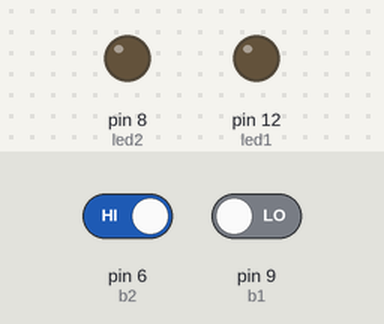
The sketch below on a simulated Arduino Uno, built with avr-gcc and run on an emulated ATmega328P. Shown: output pins drawn as LEDs (lit = HIGH). Inputs (shaded band) come from the test bench; at power-on: pin 6 (b2) HIGH, pin 9 (b1) LOW.

Above: at 1.2 s.
1.3 s: pin 6 (b2) driven LOW
At 2.2 s:
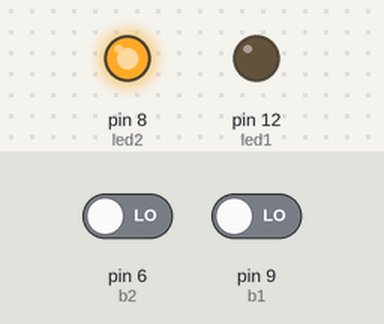
2.8 s: pin 9 (b1) driven HIGH
At 3.4 s:
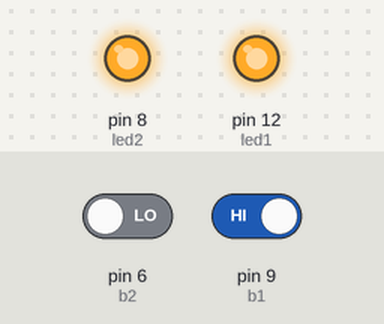
4.3 s: pin 6 (b2) driven HIGH
At 5.5 s:
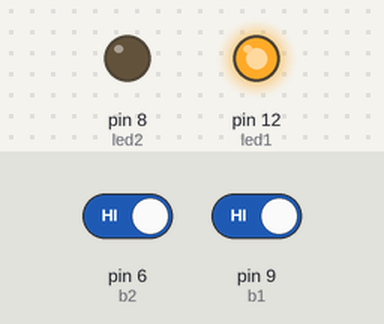
5.8 s: pin 9 (b1) driven LOW
At 6.9 s:
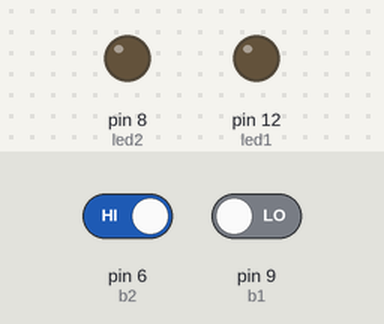
Timing chart, 0 to 8.3 s (numbered marks = the images above; inputs shaded):
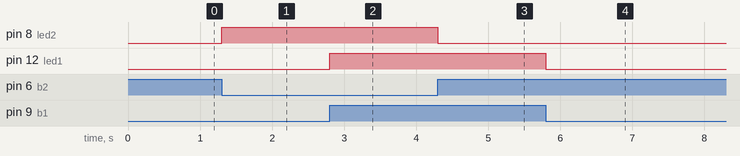

Measured:
- after the input at 1.3 s, pin 8 (led2): LOW → HIGH at once
- after the input at 2.8 s, pin 12 (led1): LOW → HIGH at once
- after the input at 4.3 s, pin 8 (led2): HIGH → LOW at once
- after the input at 5.8 s, pin 12 (led1): HIGH → LOW at once

The sketch:

dois_botoes.ino
```cpp
int b1 = 9;
int b2 = 6;

int led1 = 12;
int led2 = 8;

void setup() {
  pinMode(b1, INPUT); // botão 1
  pinMode(b2, INPUT); // botão 2

  pinMode(led1, OUTPUT);
  pinMode(led2, OUTPUT);

}

void loop() {
  if(digitalRead(b1) == HIGH){
    acenderLed(led1);
  }
  else {
    apagarLed(led1);
  }

  if(digitalRead(b2) == LOW){
    acenderLed(led2);
  }
  else {
    apagarLed(led2);
  }
}

void acenderLed(int led){
  digitalWrite(led, HIGH);
}

void apagarLed(int led){
  digitalWrite(led, LOW);
}
```
